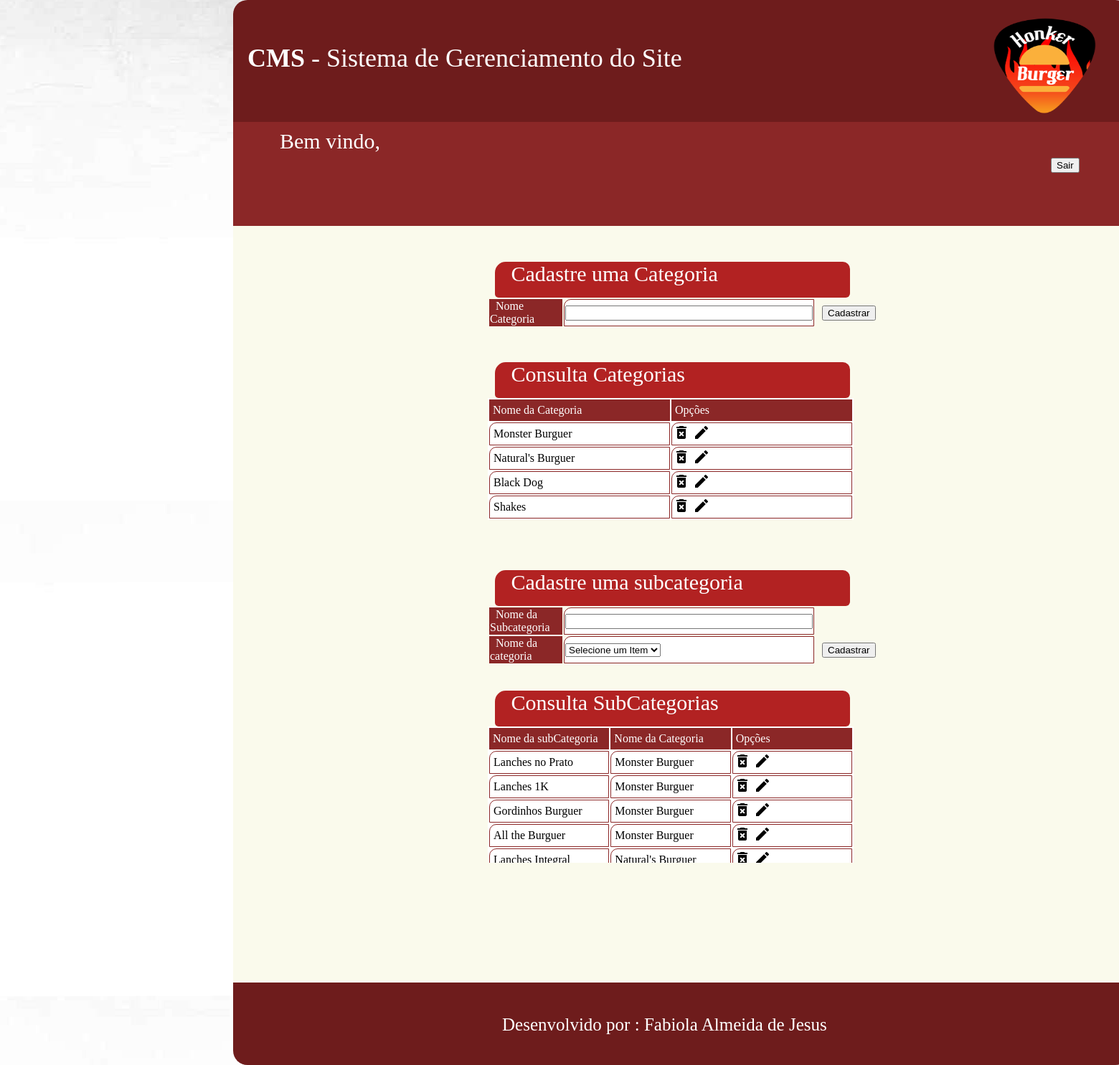
/cms/admCatSub.php, run on the app's committed database.
### tables this page shows
CREATE TABLE `tblcategorias` (
  `idCategorias` int(11) NOT NULL AUTO_INCREMENT,
  `NomeCategoria` varchar(45) NOT NULL,
  PRIMARY KEY (`idCategorias`)
);

CREATE TABLE `tblsubcategorias` (
  `idSub` int(11) NOT NULL AUTO_INCREMENT,
  `nomeSub` varchar(45) NOT NULL,
  `idCategorias` int(11) NOT NULL,
  PRIMARY KEY (`idSub`),
  KEY `fk_tblSubCategorias_tblCategorias1_idx` (`idCategorias`),
  CONSTRAINT `fk_tblSubCategorias_tblCategorias1` FOREIGN KEY (`idCategorias`) REFERENCES `tblcategorias` (`idCategorias`) ON DELETE NO ACTION ON UPDATE NO ACTION
);

### cms/admCatSub.php (the view, shortened to what this page needs)
<?php
	$NomeCategoria="";
	$botaoCat="Cadastrar";
	$botaoSub="Cadastrar";
	$nomesub="";
?>
<html>
	<head>
		<link rel="stylesheet" type="text/css" href="css/style.css">
	</head>
	<body >
		<div id="principal">
			<header >
				<div id="logo">
					<img src="imagens/logoletrabranca.png" width="100%" height="100%">
				</div>
				<div id="titulo">
					<b>CMS</b> - Sistema de Gerenciamento do Site
				</div>
			</header>
			<section>
						<nav id="opções">
								<?php  include('moduloMenu.php');?>
							<div id="bemvindo">
								Bem vindo, <?php echo $_SESSION['nome']; ?>
							</div>
								<div id="logout">
									<input type="submit" value="Sair" name="btnSair"/>
								</div>
						</nav>
				<form name="frmProdutos" method="post" action="admCatSub.php">
					<div id="inserirUsu">
						<div id="tituloCadastro">
								&nbsp;&nbsp;&nbsp;Cadastre uma Categoria
						</div>
						<div id="tblC" >
							<table>
								<tr>
									<td class="campoConsultaUsu">
										&nbsp;&nbsp;Nome Categoria
									</td>
									<td class="td_table">
										<input  value= "<?php echo($NomeCategoria)?>"type="text" name ="txtCategoria" size="40"/>
									</td>
									<td>
										&nbsp;&nbsp;<input type="submit" name ="btnCadastrarCat"  size="30" value="<?php echo($botaoCat);?>"/>
									</td>
								</tr>
							</table>
						</div>
						<div id="tituloCadastro">
								&nbsp;&nbsp;&nbsp;Consulta Categorias
						</div>
						<div id="tblUsuario" >
							<table id="espacoCampos4" >
									<tr>
										<td class="campoConsultaUsu">
											&nbsp;Nome da Categoria
										</td>
										<td class="campoConsultaUsu">
											&nbsp;Opções
										</td>
									</tr>
									<?php
									$sql="select * from tblcategorias";
									$select=mysql_query($sql);
									while($consulta=mysql_fetch_array($select))
									{
									?>
										<tr>
											<td class="td_table">
												&nbsp;<?php  echo($consulta['NomeCategoria']);?>
											</td>
											<td class="td_table">
												<a href="admCatSub.php?opt=excluirC&codigo=<?php echo($consulta['idCategorias']); ?>"><img src="imagens/deletee2.png" alt="delete"></a>
												<a href="admCatSub.php?opt=editarC&codigo=<?php echo($consulta['idCategorias']); ?>"><img src="imagens/editt.png" alt="edit"></a>
											</td>
										</tr>
									<?php
											}
									?>
							</table>
						</div>
						<div id="tituloCadastro">
								&nbsp;&nbsp;&nbsp;Cadastre uma subcategoria
						</div>
						<div id="tblC" >
							<table>
								<tr>
									<td class="campoConsultaUsu">
										&nbsp;&nbsp;Nome da Subcategoria
									</td>
									<td class="td_table">
										<input  value= "<?php echo($nomesub)?>"type="text" name ="txtSub" size="40"/>
									</td>
								</tr>
								<tr>
									<td class="campoConsultaUsu">
										&nbsp;&nbsp;Nome da categoria
									</td>
									<td class="td_table">
										<select name ="slcCat">
												<option value="<?php echo($idCategorias)?>" selected > Selecione um Item
												</option>
										</select>
									</td>
									<td>
										&nbsp;&nbsp;<input type="submit" name ="btnCadastrarSub"  size="30" value="<?php echo($botaoSub);?>"/>
									</td>
								</tr>
							</table>
						</div>
						<div id="tituloCadastro2">
								&nbsp;&nbsp;&nbsp;Consulta SubCategorias
						</div>
						<div id="tblUsuario" >
							<table id="espacoCampos4" >
								<tr>
										<td class="campoConsultaUsu">
											&nbsp;Nome da subCategoria
										</td>
										<td class="campoConsultaUsu">
											&nbsp;Nome da Categoria
										</td>
										<td class="campoConsultaUsu">
											&nbsp;Opções
										</td>
								</tr>
								<?php
									$sql="select s.nomeSub,c.idCategorias,s.idSub,c.NomeCategoria
									  from tblsubcategorias as s
									  join  tblcategorias as c
									  on c.idCategorias = s.idCategorias;
									  ";
									$select=mysql_query($sql);
									while($consulta0=mysql_fetch_array($select))
									{
								?>
										<tr>
											<td class="td_table">
												&nbsp;<?php  echo($consulta0['nomeSub']);?>
											</td>
											<td class="td_table">
												&nbsp;<?php  echo($consulta0['NomeCategoria']);?>
											</td>
											<td class="td_table">
												<a href="admCatSub.php?opt=excluirS&codigo=<?php echo($consulta0['idSub']); ?>"><img src="imagens/deletee2.png" alt="delete"></a>
												<a href="admCatSub.php?opt=editarS&codigo=<?php echo($consulta0['idSub']); ?>"><img src="imagens/editt.png" alt="edit"></a>
											</td>
										</tr>
								<?php
									}
								?>
							</table>
						</div>
					</div>
				</form>
			</section>
			<footer >
				<div id="desenvolvido">
						Desenvolvido por : Fabiola Almeida de Jesus
				</div>
			</footer>
		</div>
	</body>
</html>

### cms/css/style.css (style rules this page uses)
body { margin:0px; background-image:url(../imagens/textura0.png); }
header { width:1250px; height:170px; border-radius:20px 20px 0px 0px ; margin:auto; background-color:#6E1C1C; }
#titulo { width:900px; height:80px; border:0px solid #000000; margin-left:20px; padding-top:60px; font-family:verdana; font-size:36px; color:#ffffff; }
#logo { float:right; margin-right:35px; border:0px solid #000000; width:168px; height:150px; margin-top:15px; }
#opções { width:1250px; height:145px; border:0px solid #000000; margin:auto; background-color:#8B2727; }
footer { border-radius:0px 0px 20px 20px ; width:1250px; height:115px; clear:both; margin: auto; background-color:#6E1C1C; color:#ffffff; }
#desenvolvido { width:500px; height:55px; border:0px solid #000000; margin:auto; padding-top:45px; font-size:25px; }
section { width:1250px; height:1200px; border:0px solid #000000; margin-left:auto; margin-right:auto; background-color:#FAFAEC; }
#principal { border:0px solid #000000; width:1900px; height:1310px; margin-right:auto; margin-left:auto; }
#bemvindo { width:300px; height:40px; border:0px solid #000000; float:left; margin-left:65px; margin-top:10px; font-size:30px; color:#ffffff; }
#logout { height:40px; width:100px; border:0px solid #000000; float:right; margin-right:10px; margin-top:50px; font-size:25px; color:#ffffff; }
a:link { text-decoration:none; color:#ffffff; }
a { text-decoration:none; color:#ffffff; }
.campoConsultaUsu { width:100px; height:30px; margin-left:5px; background-color:#8B2727; margin-right:15px; color:#ffffff; font-family:verdana; }
.td_table { width:100; height:30px; margin-left:5px; background-color:#ffffff; margin-right:15px; color:#000000; font-family:verdana; border:1px solid #8B2727; border-radius:10px 0px 0px 0px ; }
#espacoCampos4 { width:510px; height:25px; border:0px solid #000; float:left; background-color:#ffffff; }
#inserirUsu { width:930px; height:1050px; margin-left:150px; border:0px solid black; }
#tblUsuario { float:right; margin-right:135px; width:590px; height:190px; border:0px solid black; overflow:auto; }
#tblC { float:right; margin-right:135px; width:590px; height:40px; border:0px solid black; }
#tituloCadastro { background-color:#B22222; width:495px; height:50px; float:right; margin-top:50px; margin-right:220px; border-radius:15px 10px 6px 5px ; font-family:verdana; font-size:30px; color:#ffffff; }
#tituloCadastro2 { background-color:#B22222; width:495px; height:50px; float:right; margin-top:78px; margin-right:220px; border-radius:15px 10px 6px 5px ; font-family:verdana; font-size:30px; color:#ffffff; }

### data on the page
tblcategorias: NomeCategoria "Monster Burguer"
tblcategorias: NomeCategoria "Natural's Burguer"
tblcategorias: NomeCategoria "Black Dog"
tblcategorias: NomeCategoria "Shakes"
tblsubcategorias: nomeSub "Lanches no Prato", idCategorias.NomeCategoria "Monster Burguer"
tblsubcategorias: nomeSub "Lanches 1K", idCategorias.NomeCategoria "Monster Burguer"
tblsubcategorias: nomeSub "Gordinhos Burguer", idCategorias.NomeCategoria "Monster Burguer"
tblsubcategorias: nomeSub "All the Burguer", idCategorias.NomeCategoria "Monster Burguer"
tblsubcategorias: nomeSub "Lanches Integral", idCategorias.NomeCategoria "Natural's Burguer"
